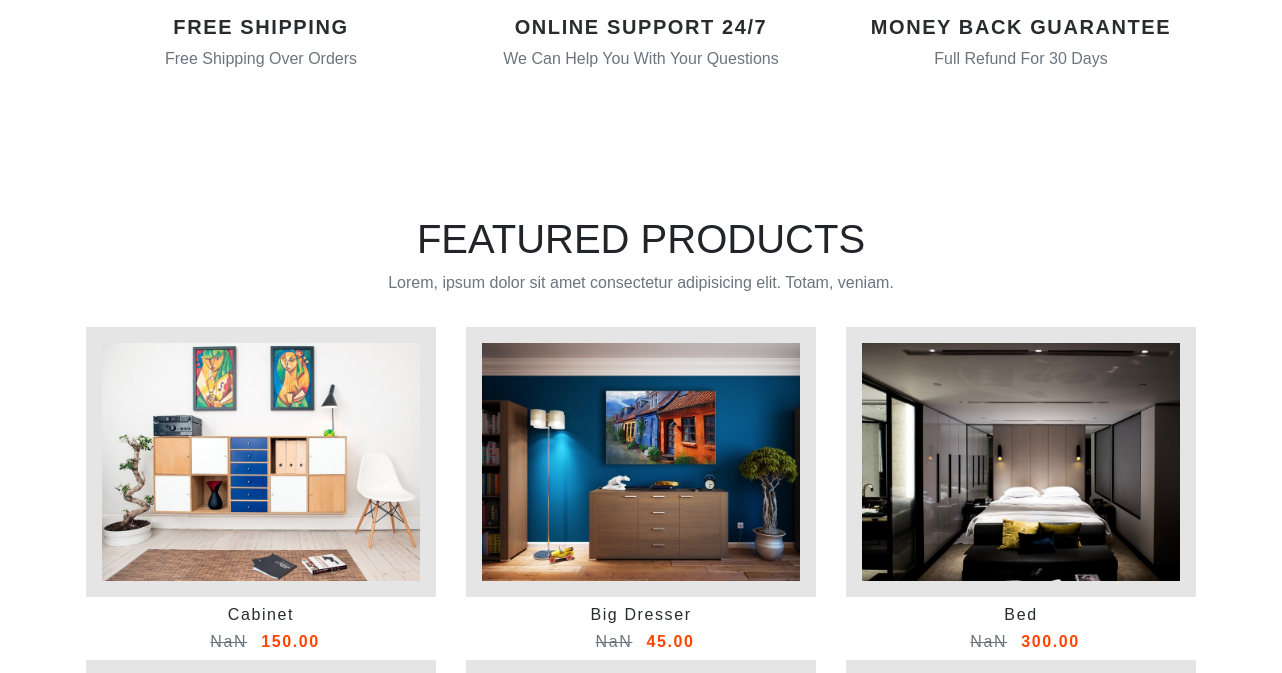
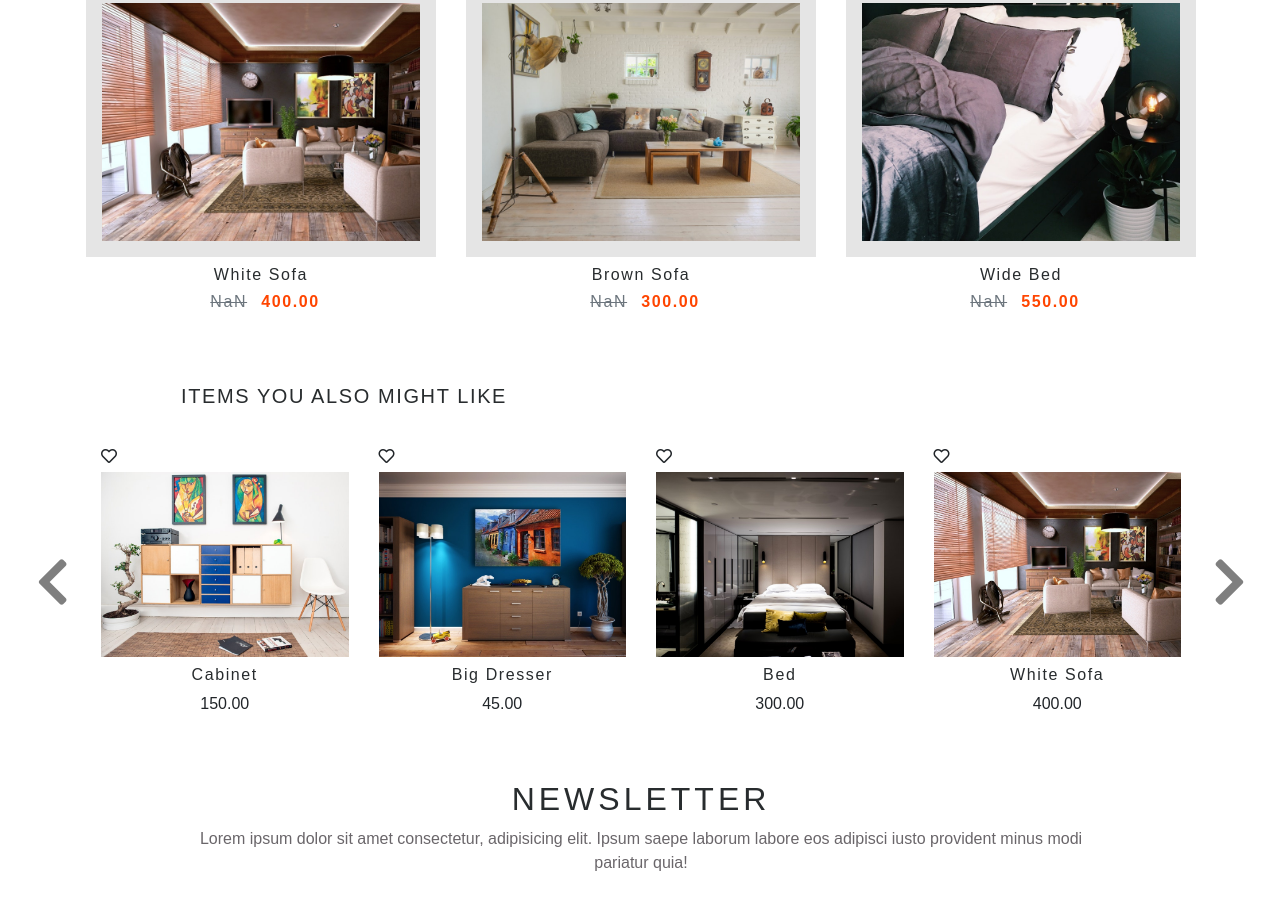
/ (middle part), run on an earlier commit of the app's database (2 pictures, top to bottom).
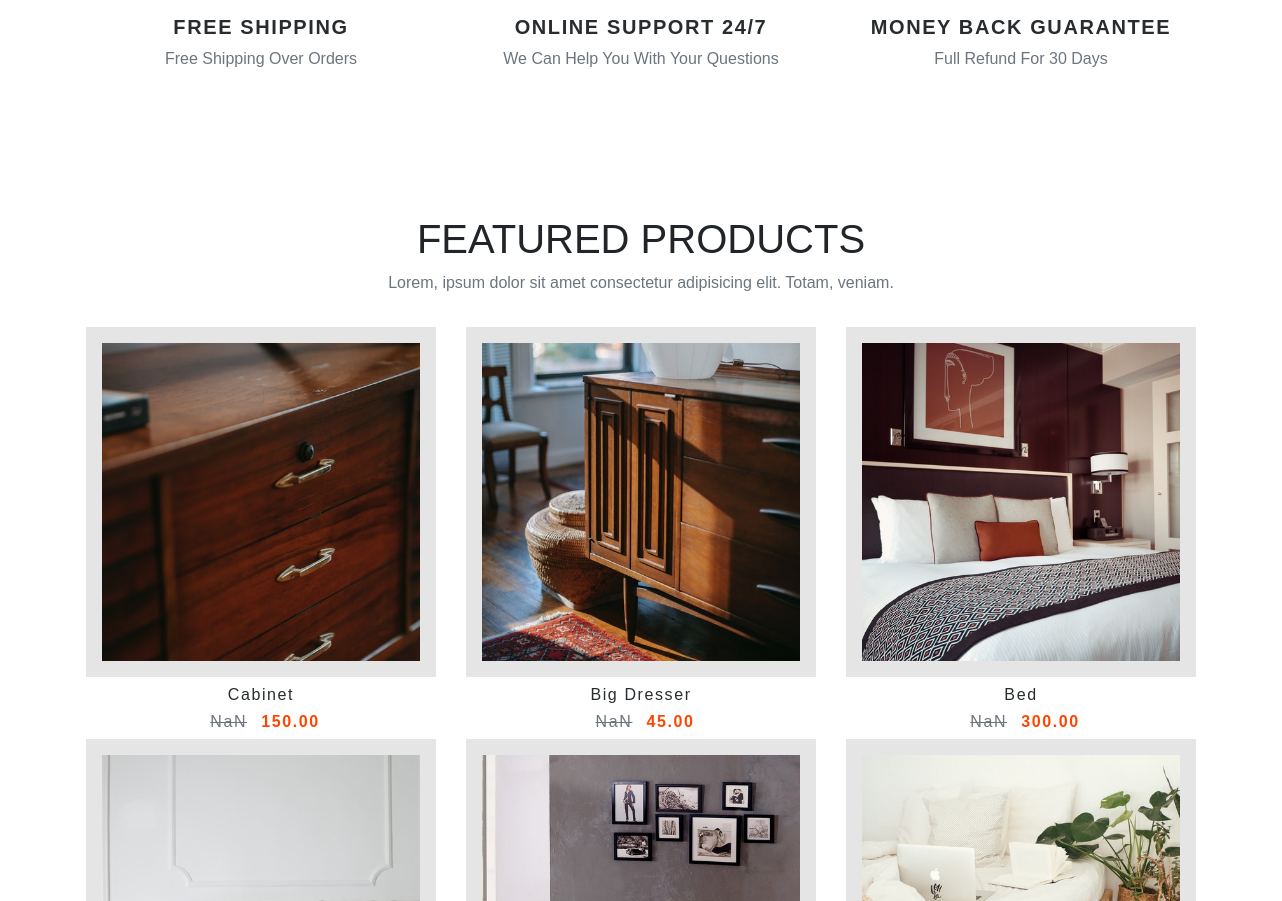
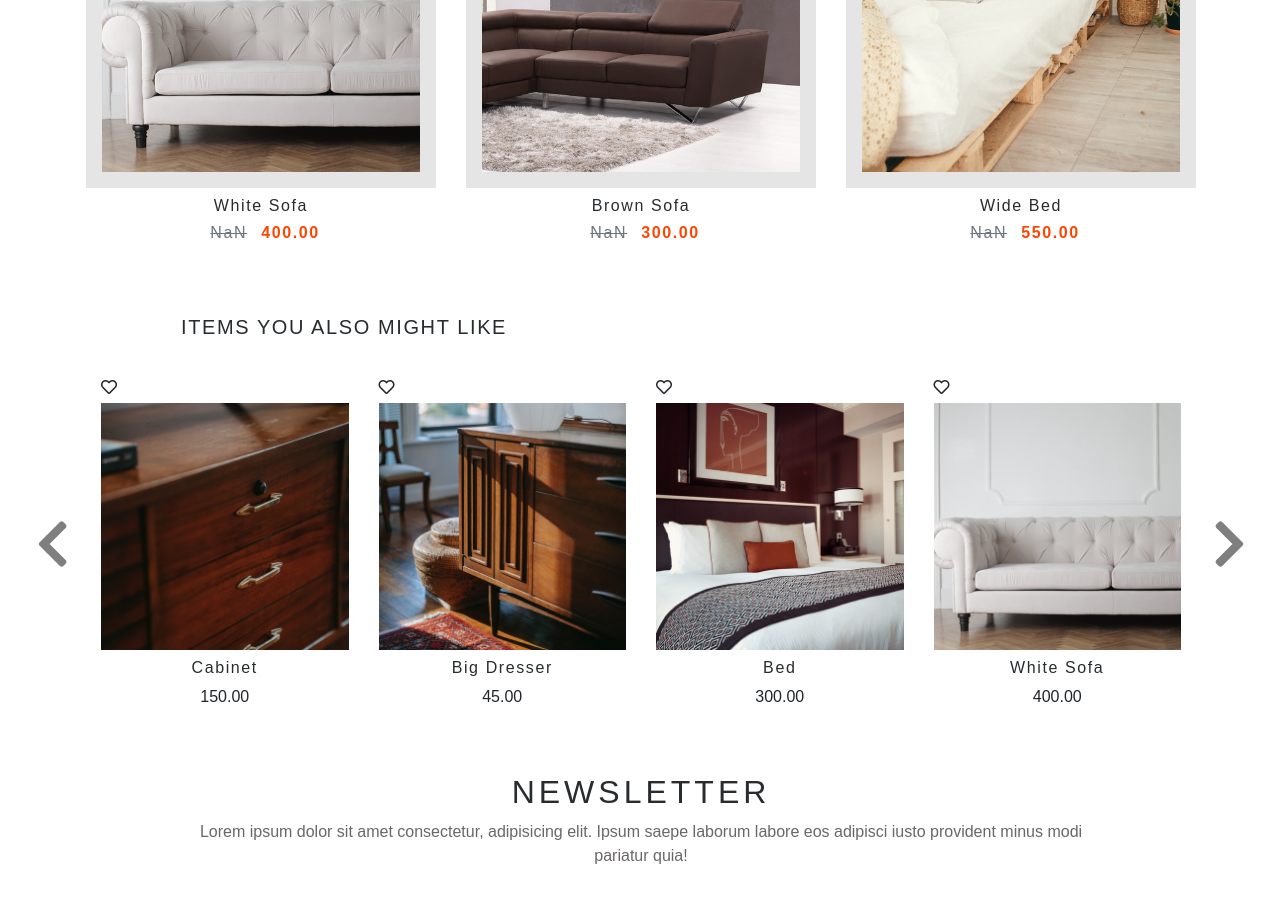
And on a later commit of the database (2 pictures, top to bottom).
### store/models.py (models this page shows, shortened)
class Product(models.Model):
    title = models.CharField(max_length=200)
    price = models.DecimalField(max_digits=30, decimal_places=2)
    picture = models.CharField(max_length=300)
    category = models.CharField(max_length=200)
    sub_category = models.CharField(max_length=200)
    inventory_amount = models.IntegerField(default=10)

### store/views.py (the view)
# urls.py: path('', views.front, name='front'),
def front(request):
    items = Product.objects.all()
    items = items.exclude(inventory_amount=0)
    return render(request, 'store/front_page.html', {'items': items, 'featured':featured})

### store/templates/store/front_page.html (shortened to what this page needs)
{% extends 'base.html' %}
{% block content %}
{% load static %}
<section class="py-5 text-center">
    <div class="container">
        <div class="row">
            <div class="col-10 col-md-6 col-lg-4 mx-auto py-3">
                <h5 class="font-weight-bold text-uppercase">free shipping</h5>
                <p class="text-muted text-capitalize">free shipping over orders</p>
            </div>
            <div class="col-10 col-md-6 col-lg-4 mx-auto py-3">
                <h5 class="font-weight-bold text-uppercase">online support 24/7</h5>
                <p class="text-muted text-capitalize">We can help you with your questions</p>
            </div>
            <div class="col-10 col-md-6 col-lg-4 mx-auto py-3">
                <h5 class="font-weight-bold text-uppercase">money back guarantee</h5>
                <p class="text-muted text-capitalize">full refund for 30 days</p>
            </div>
        </div>
    </div>
</section>
{% include 'featured.html' %}
{% include 'carousel.html' %}
{% include 'news_letter.html' %}
{% endblock %}

### futniture_store/templates/featured.html (shortened to what this page needs)
{% block content3 %}
{% load static %}
<section class='featured py-5'>
    <div class="container">
        <div class="row my-3">
            <div class="col-10 mx-auto text-center">
                <h1 class='text-uppercase'>Featured products</h1>
                <p class="text-muted">Lorem, ipsum dolor sit amet consectetur adipisicing elit. Totam, veniam.</p>
            </div>
        </div>
        <div class="row">
            {% for item in items|slice:":6" %}
            <div class="col-10 mx-auto col-md-6 col-lg-4">
                <div class="featured-container p-3">
                    <img src="{% static item.picture %}" alt="product image"   id='image' class='img-fluid'>
                    </div>
                <h6 class="text-capitalize text-center my-2" id='title'>{{ item.title }}</h6>
                <h6 class="text-center">
                    <span class='text-muted old-price mx-2'>old</span>
                    <span class='new-price' id='price'>{{ item.price }}</span>
                </h6>
            </div>
            {% endfor %}
        </div>
    </div>
</section>
{% endblock %}

### futniture_store/templates/carousel.html
{% load static%}
<div class="container">
        <div class="row my-3">
                <div class="col-10 mx-auto text-center">
                    <h5 class='text-uppercase text-left'>items you also might like</h5>
        </div>
    </div>
    <div id="saleItem" class="carousel slide" data-ride="carousel" data-interval=false>
        <div class="carousel-inner row w-12 mx-auto" role="listbox">
            {% for item in items.all%}
            <div class="carousel-item col-md-3">
                    <div class='d-flex justify-content-start'>
                        <i class="far fa-heart fa-1x heart pt-3"></i>
                    </div>
                    <div class="carousel-img-div my-2">
                        <img src="{%  static item.picture %}" alt="" class='img-fluid carousel-img'>
                    </div>
                    <div class='text-center'>
                        <a href="/store/item{{item.id}}" class='item-name-carousel'>
                            <h6 class='text-capitalize'>{{ item.title }}</h6>
                        </a>
                        <p>{{ item.price }}</p>
                    </div>
                </div>
            {% endfor %}
        </div>
        <a class="carousel-control-prev my-auto" href="#saleItem" role="button" data-slide="prev">
                <i class="fa fa-chevron-left carousel-button fa-lg"></i>
              </a>
              <a class="carousel-control-next my-auto text-faded" href="#saleItem" role="button" data-slide="next">
                <i class="fa fa-chevron-right carousel-button fa-lg"></i>
              </a>
    </div>
</div>

What changed in the data, as far as the page shows it:
changed Product "Cabinet": picture: a different picture
changed Product "Big Dresser": picture: a different picture
changed Product "Bed": picture: a different picture
changed Product "White Sofa": picture: a different picture
changed Product "Brown Sofa": picture: a different picture
changed Product "Wide Bed": picture: a different picture
